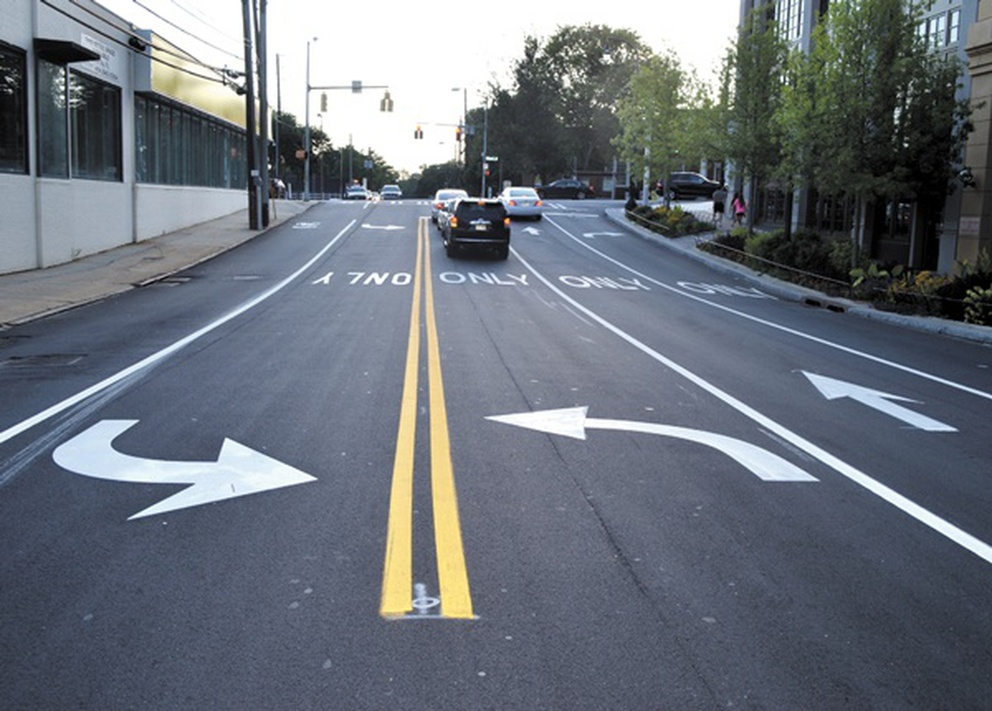
#> input picture road_marking.jpg, 992 x 711 px, shrunk from 1920 x 1376 before the run
$ python color_pixels_extraction.py
#> lines starting #> are read from the running program, lines starting #| are printed output that depends on the picture
import cv2
import numpy as np
img_path="road_marking.jpg"
img=cv2.imread(img_path)
#> img is the input picture: shape (711, 992, 3); mean B, G, R 122.7, 113.4, 106.9
cv2.imshow("Image",img)
cv2.waitKey(0)
cv2.destroyAllWindows()
#convert image in gray scale
img_gray=cv2.cvtColor(img,cv2.COLOR_BGR2GRAY)
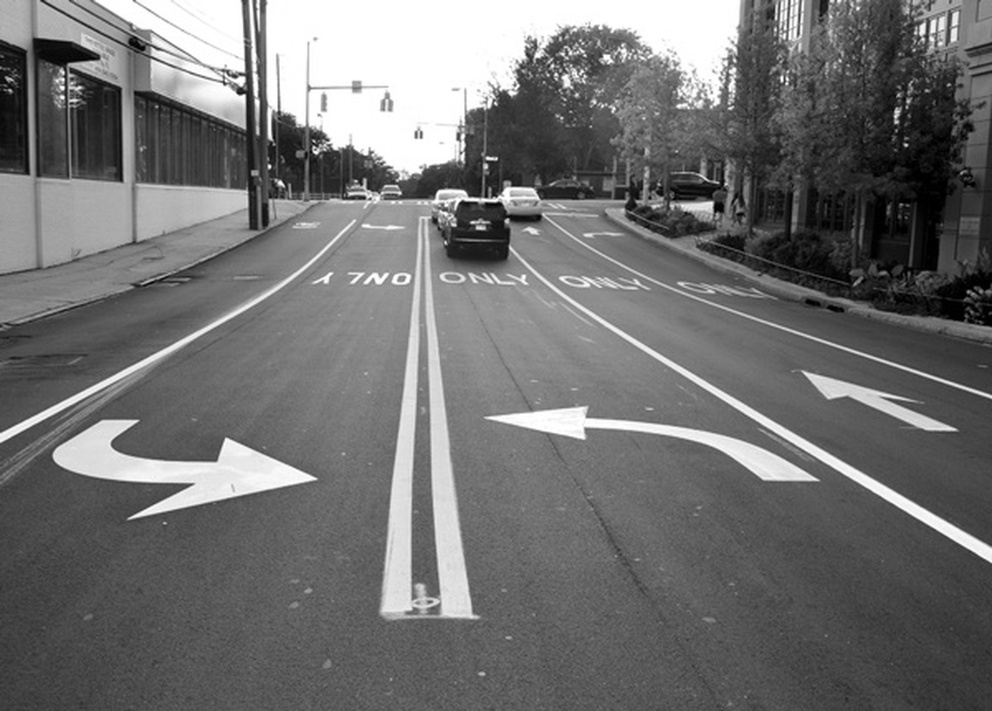
#> img_gray: shape (711, 992); min 0, max 255, mean 112.5
cv2.imshow("Gray img",img_gray)
cv2.waitKey(0)
cv2.destroyAllWindows()
#road margin detection using gray scale
gray_img_copy=np.copy(img_gray)
gray_img_copy[gray_img_copy[:,:]<200]=0
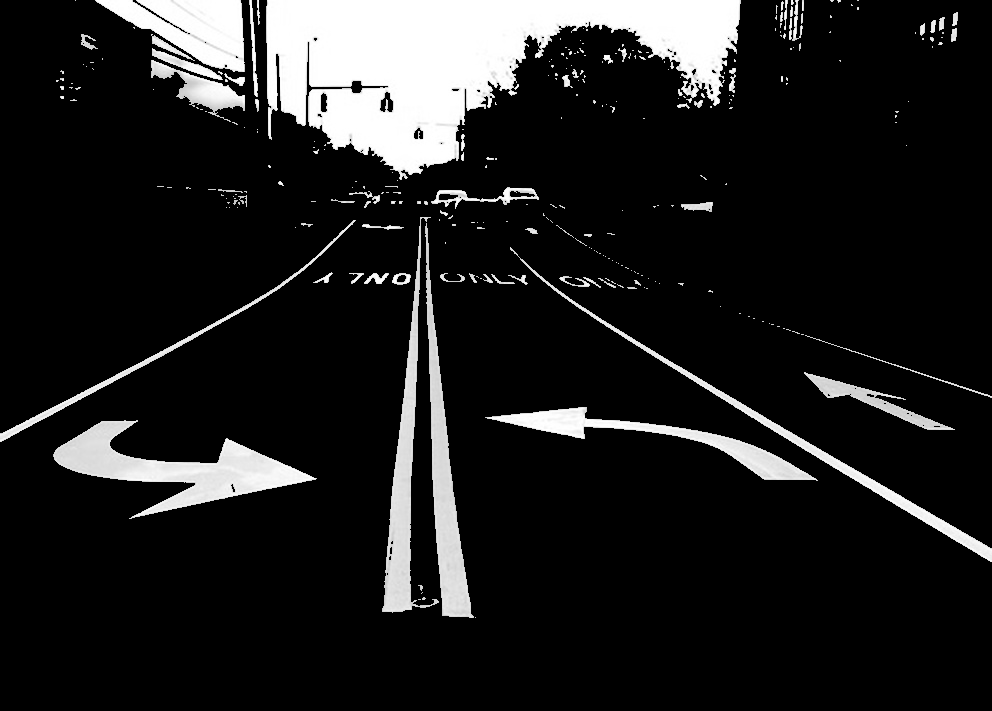
#> gray_img_copy: shape (711, 992); min 0, max 255, mean 31.2
cv2.imshow("Image",gray_img_copy)
cv2.waitKey(0)
cv2.destroyAllWindows()
#road margin detection using color image
img_copy=np.copy(img)
print(img_copy.shape)
#| (711, 992, 3)
img_copy[(img_copy[:,:,0]<200)|(img_copy[:,:,1]<200)|(img_copy[:,:,2]<200)]=0
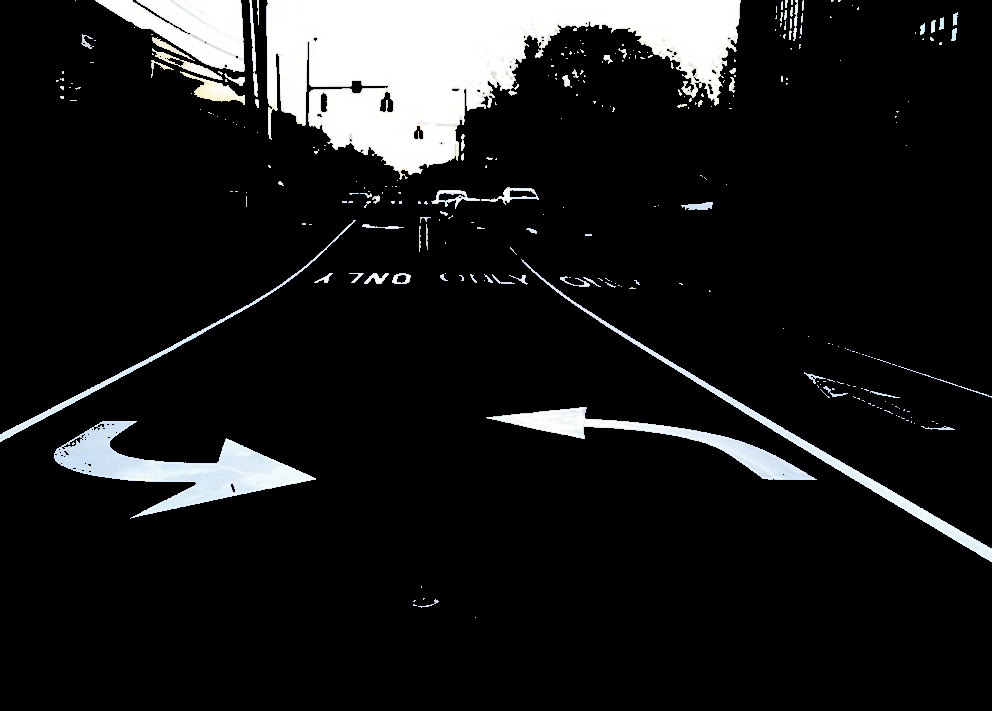
#> img_copy: shape (711, 992, 3); mean B, G, R 26.6, 26.3, 25.9
cv2.imshow("Image",img_copy)
cv2.waitKey(0)
cv2.destroyAllWindows()

$ run again, with Vr_person.jpg copied over road_marking.jpg
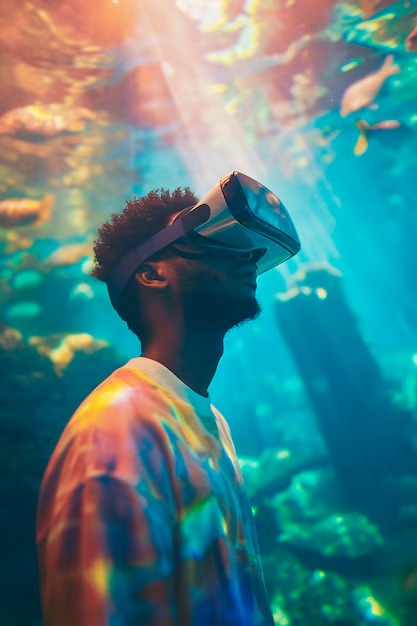
#> input picture Vr_person.jpg, 417 x 626 px
#> img is the input picture: shape (626, 417, 3); mean B, G, R 131.2, 128.5, 78.3
#> `img_gray=cv2.cvtColor(img,cv2.COLOR_BGR2GRAY)`:
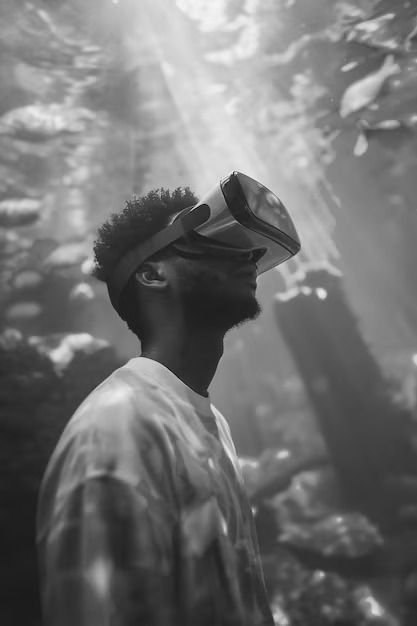
#> img_gray: shape (626, 417); min 3, max 245, mean 113.8
#| (626, 417, 3)
#> `img_copy[(img_copy[:,:,0]<200)|(img_copy[:,:,1]<200)|(img_copy[:,:,2]<..`:
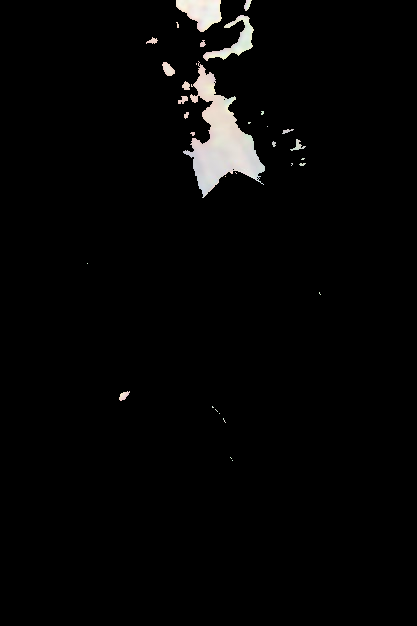
#> img_copy: shape (626, 417, 3); mean B, G, R 5.6, 5.8, 5.9

$ run again, with silhoutte.png saved as road_marking.jpg
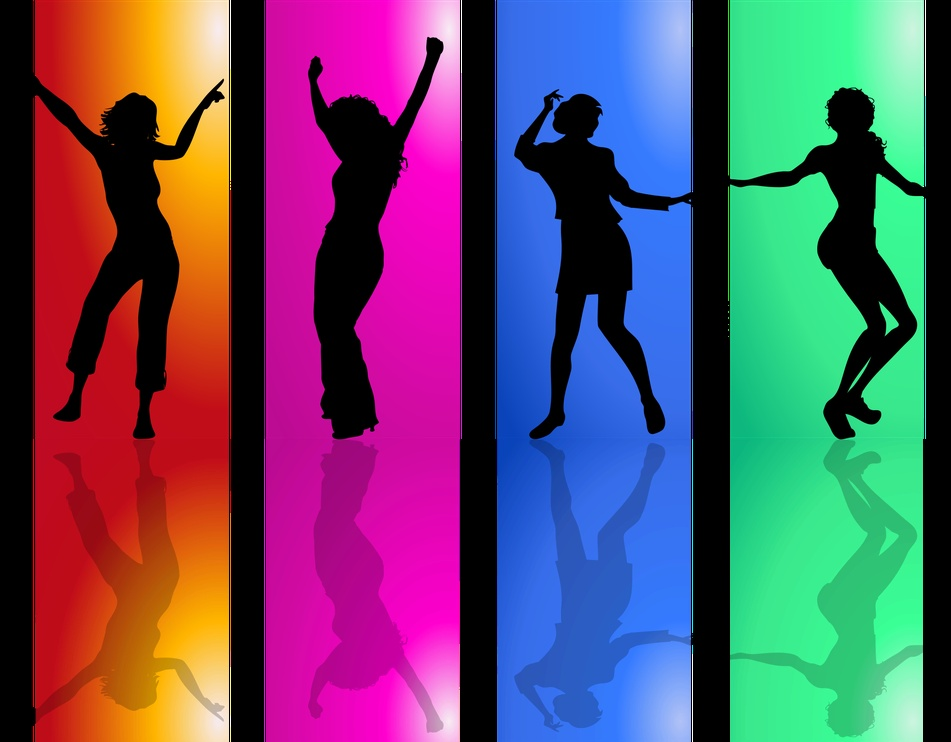
#> input picture silhoutte.png, 951 x 742 px, shrunk from 2097 x 1635 before the run
#> img is the input picture: shape (742, 951, 3); mean B, G, R 102.6, 77.6, 96.5
#> `img_gray=cv2.cvtColor(img,cv2.COLOR_BGR2GRAY)`:
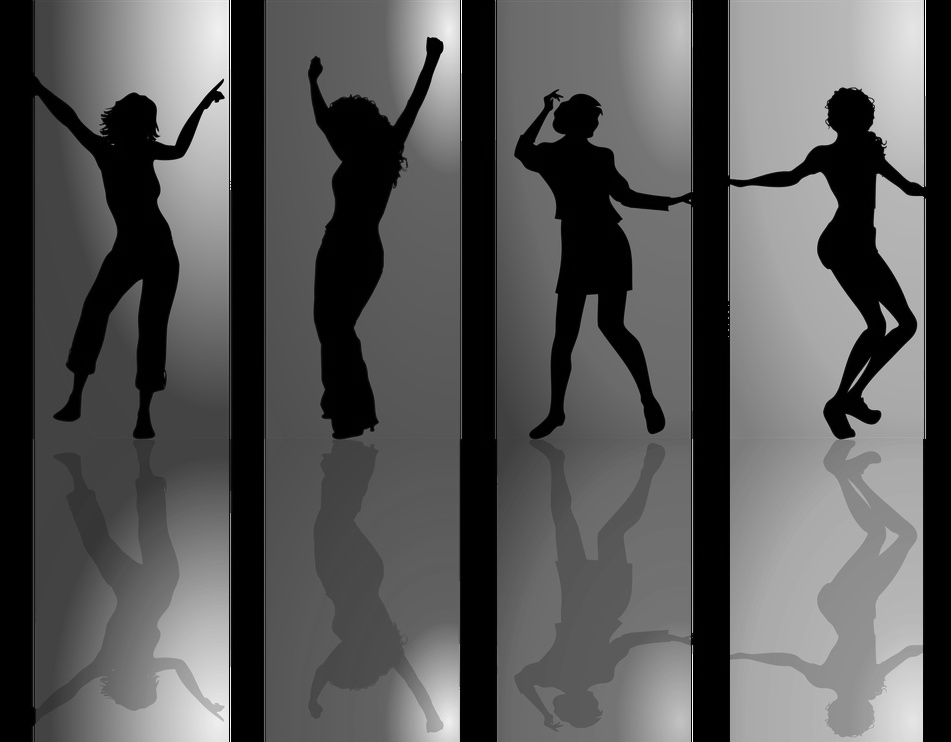
#> img_gray: shape (742, 951); min 0, max 255, mean 86.1
#| (742, 951, 3)
#> `img_copy[(img_copy[:,:,0]<200)|(img_copy[:,:,1]<200)|(img_copy[:,:,2]<..`:
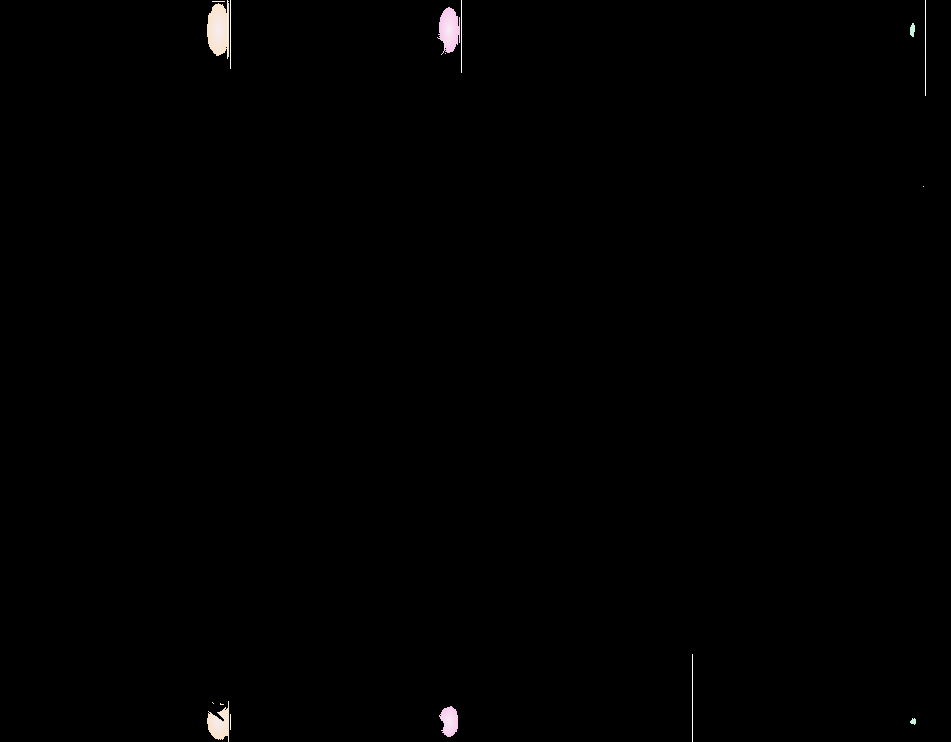
#> img_copy: shape (742, 951, 3); mean B, G, R 1, 1, 1.1
